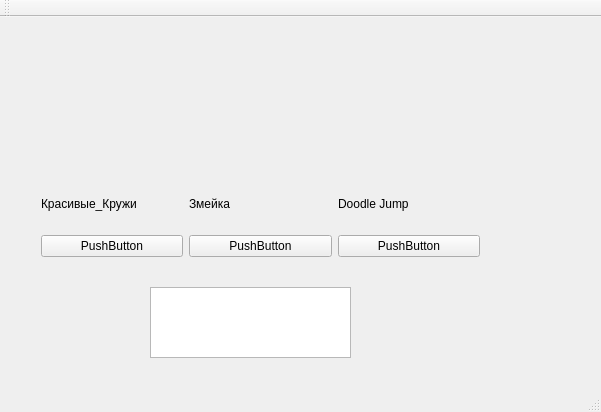
<?xml version="1.0" encoding="UTF-8"?>
<ui version="4.0">
 <class>MainWindow</class>
 <widget class="QMainWindow" name="MainWindow">
  <property name="geometry">
   <rect>
    <x>0</x>
    <y>0</y>
    <width>601</width>
    <height>412</height>
   </rect>
  </property>
  <property name="windowTitle">
   <string>MainWindow</string>
  </property>
  <widget class="QWidget" name="centralWidget">
   <widget class="QWidget" name="gridLayoutWidget_2">
    <property name="geometry">
     <rect>
      <x>30</x>
      <y>150</y>
      <width>461</width>
      <height>101</height>
     </rect>
    </property>
    <layout class="QGridLayout" name="Mainn">
     <item row="0" column="1">
      <layout class="QVBoxLayout" name="verticalLayout">
       <item>
        <widget class="QLabel" name="label_2">
         <property name="text">
          <string>Змейка</string>
         </property>
        </widget>
       </item>
       <item>
        <widget class="QPushButton" name="pushButton">
         <property name="text">
          <string>PushButton</string>
         </property>
        </widget>
       </item>
      </layout>
     </item>
     <item row="0" column="0">
      <layout class="QVBoxLayout" name="verticalLayout_2">
       <item>
        <widget class="QLabel" name="label">
         <property name="layoutDirection">
          <enum>Qt::LeftToRight</enum>
         </property>
         <property name="text">
          <string>Красивые_Кружи</string>
         </property>
        </widget>
       </item>
       <item>
        <widget class="QPushButton" name="b1">
         <property name="text">
          <string>PushButton</string>
         </property>
        </widget>
       </item>
      </layout>
     </item>
     <item row="0" column="2">
      <layout class="QVBoxLayout" name="verticalLayout_3">
       <item>
        <widget class="QLabel" name="label_3">
         <property name="text">
          <string>Doodle Jump</string>
         </property>
        </widget>
       </item>
       <item>
        <widget class="QPushButton" name="pushButton_2">
         <property name="text">
          <string>PushButton</string>
         </property>
        </widget>
       </item>
      </layout>
     </item>
    </layout>
   </widget>
   <widget class="QTextEdit" name="textEdit">
    <property name="geometry">
     <rect>
      <x>150</x>
      <y>270</y>
      <width>201</width>
      <height>71</height>
     </rect>
    </property>
   </widget>
  </widget>
  <widget class="QMenuBar" name="menuBar">
   <property name="geometry">
    <rect>
     <x>0</x>
     <y>0</y>
     <width>601</width>
     <height>21</height>
    </rect>
   </property>
  </widget>
  <widget class="QToolBar" name="mainToolBar">
   <attribute name="toolBarArea">
    <enum>TopToolBarArea</enum>
   </attribute>
   <attribute name="toolBarBreak">
    <bool>false</bool>
   </attribute>
  </widget>
  <widget class="QStatusBar" name="statusBar"/>
 </widget>
 <layoutdefault spacing="6" margin="11"/>
 <resources/>
 <connections/>
</ui>
